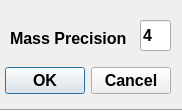
<?xml version="1.0" encoding="UTF-8"?>
<ui version="4.0">
 <class>Dialog</class>
 <widget class="QDialog" name="Dialog">
  <property name="geometry">
   <rect>
    <x>0</x>
    <y>0</y>
    <width>182</width>
    <height>111</height>
   </rect>
  </property>
  <property name="font">
   <font>
    <family>Arial</family>
    <pointsize>12</pointsize>
    <weight>75</weight>
    <bold>true</bold>
   </font>
  </property>
  <property name="windowTitle">
   <string>Dialog</string>
  </property>
  <widget class="QDialogButtonBox" name="buttonBox">
   <property name="geometry">
    <rect>
     <x>-80</x>
     <y>50</y>
     <width>251</width>
     <height>61</height>
    </rect>
   </property>
   <property name="orientation">
    <enum>Qt::Horizontal</enum>
   </property>
   <property name="standardButtons">
    <set>QDialogButtonBox::Cancel|QDialogButtonBox::Ok</set>
   </property>
  </widget>
  <widget class="QLineEdit" name="lineEdit">
   <property name="geometry">
    <rect>
     <x>140</x>
     <y>20</y>
     <width>31</width>
     <height>31</height>
    </rect>
   </property>
   <property name="text">
    <string>4</string>
   </property>
  </widget>
  <widget class="QLabel" name="label">
   <property name="geometry">
    <rect>
     <x>10</x>
     <y>30</y>
     <width>121</width>
     <height>16</height>
    </rect>
   </property>
   <property name="font">
    <font>
     <weight>75</weight>
     <bold>true</bold>
    </font>
   </property>
   <property name="text">
    <string>Mass Precision</string>
   </property>
  </widget>
  <widget class="Line" name="line">
   <property name="geometry">
    <rect>
     <x>-40</x>
     <y>-10</y>
     <width>281</width>
     <height>241</height>
    </rect>
   </property>
   <property name="orientation">
    <enum>Qt::Horizontal</enum>
   </property>
  </widget>
  <zorder>line</zorder>
  <zorder>buttonBox</zorder>
  <zorder>lineEdit</zorder>
  <zorder>label</zorder>
 </widget>
 <resources/>
 <connections>
  <connection>
   <sender>buttonBox</sender>
   <signal>accepted()</signal>
   <receiver>Dialog</receiver>
   <slot>accept()</slot>
   <hints>
    <hint type="sourcelabel">
     <x>248</x>
     <y>254</y>
    </hint>
    <hint type="destinationlabel">
     <x>157</x>
     <y>274</y>
    </hint>
   </hints>
  </connection>
  <connection>
   <sender>buttonBox</sender>
   <signal>rejected()</signal>
   <receiver>Dialog</receiver>
   <slot>reject()</slot>
   <hints>
    <hint type="sourcelabel">
     <x>316</x>
     <y>260</y>
    </hint>
    <hint type="destinationlabel">
     <x>286</x>
     <y>274</y>
    </hint>
   </hints>
  </connection>
 </connections>
</ui>
